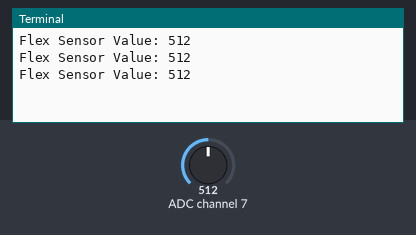
A program run on a simulated Raspberry Pi (BCM pin numbers). Parts: the last lines printed to the terminal. Inputs (shaded band) come from the test bench; at power-on: ADC channel 7 = 512 (analog values on the 0–1023 scale).

Above: at 1.2 s.
1.3 s: ADC channel 7 set to 716
At 1.9 s:
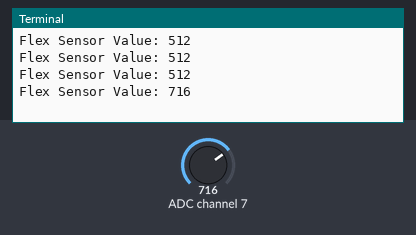
2.8 s: ADC channel 7 set to 900
At 3.4 s:
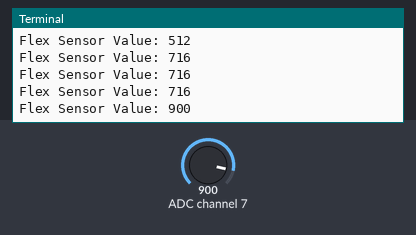
Timing chart, 0 to 5.8 s (numbered marks = the images above; inputs shaded):
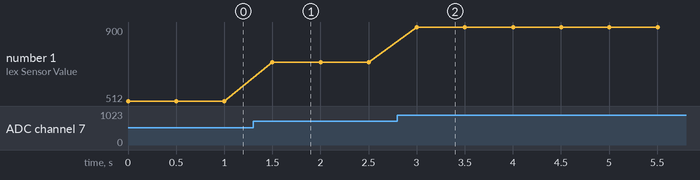

Measured:
- after the input at 1.3 s, the terminal: prints a new line after 0.20 s (image 1)
- after the input at 2.8 s, the terminal: prints a new line after 0.20 s (image 2)
- plotted number 1: 512 → 716 after the input at 1.3 s, 716 → 900 after the input at 2.8 s

The program:

FlexandFSRreader.py
```python
import spidev
import time

# Initialize SPI
spi = spidev.SpiDev()
spi.open(0, 0)  # Open SPI bus 0, device (CE0)
spi.mode=0
spi.max_speed_hz = 1000000  # Set SPI speed (1 MHz)

# Function to read ADC value from MCP3008
def read_adc(channel):
    if channel < 0 or channel > 7:
        return -1  # Invalid channel

    # MCP3008 SPI protocol: 1 start bit, channel selection, and 1 null bit
    adc_data = spi.xfer2([1, (8 + channel) << 4, 0])
    adc_value = ((adc_data[1] & 3)) << 8 | adc_data[2]
    return adc_value

try:
    while True:
        # Read the flex sensor value from channel 7
        flex_value = read_adc(7)
        print(f"Flex Sensor Value: {flex_value}")

        # Wait for a short time before reading again
        time.sleep(0.5)

except KeyboardInterrupt:
    print("Exiting program.")

finally:
    spi.close()  # Close the SPI connection


 #this code simply reads the value of the flex sensor connected to channel 7 of the MCP3008 ADC and prints it to the console. The program runs in an infinite loop, reading the sensor value every 0.5 seconds. The program can be terminated by pressing Ctrl + C, which will print "Exiting program." to the console and close the SPI connection.   
```
